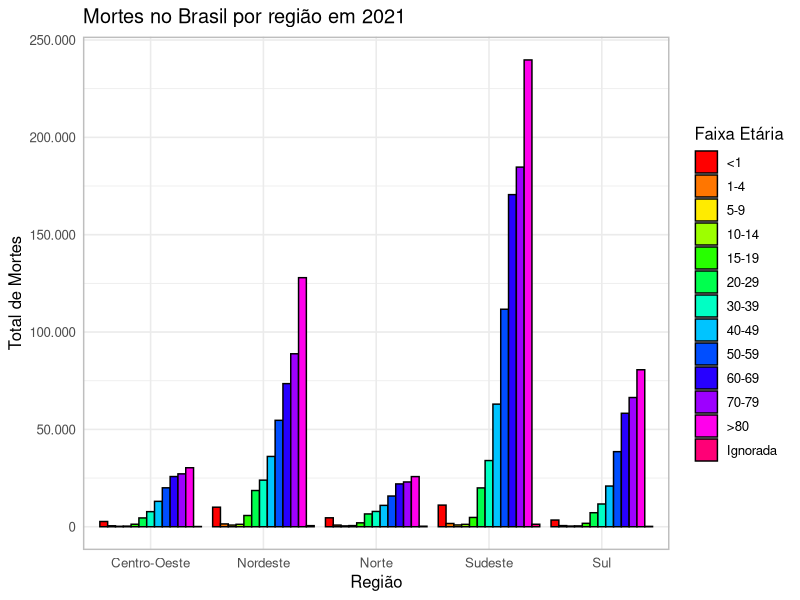
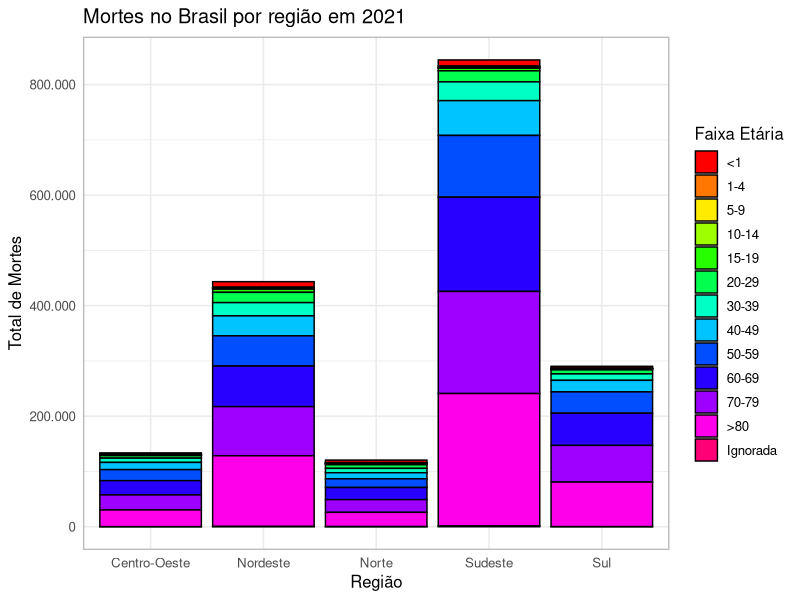
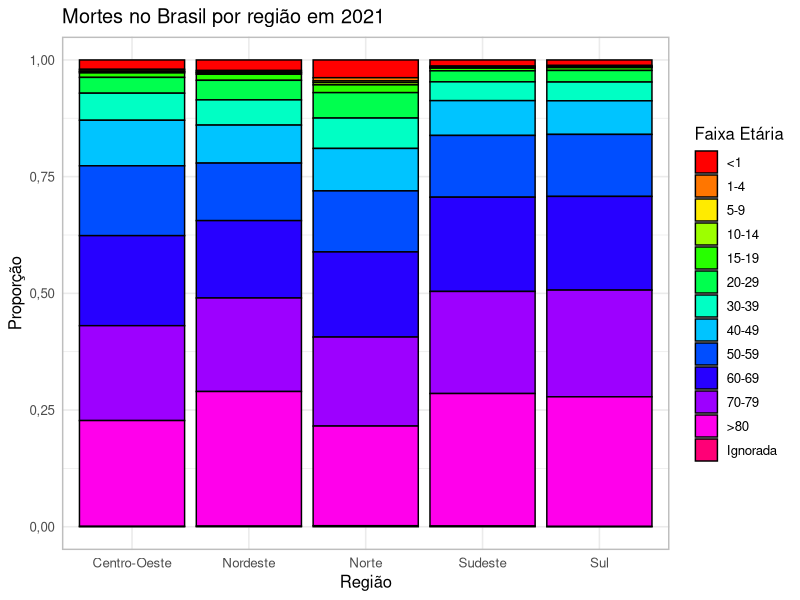
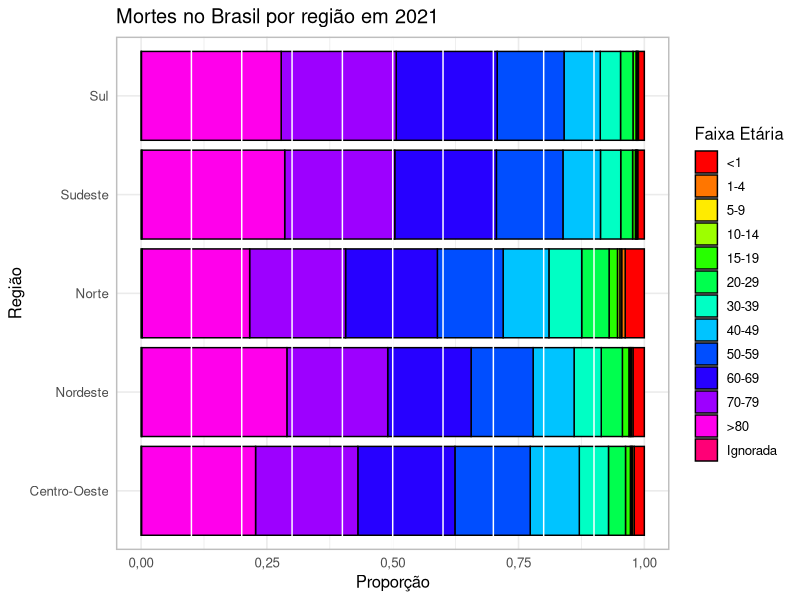
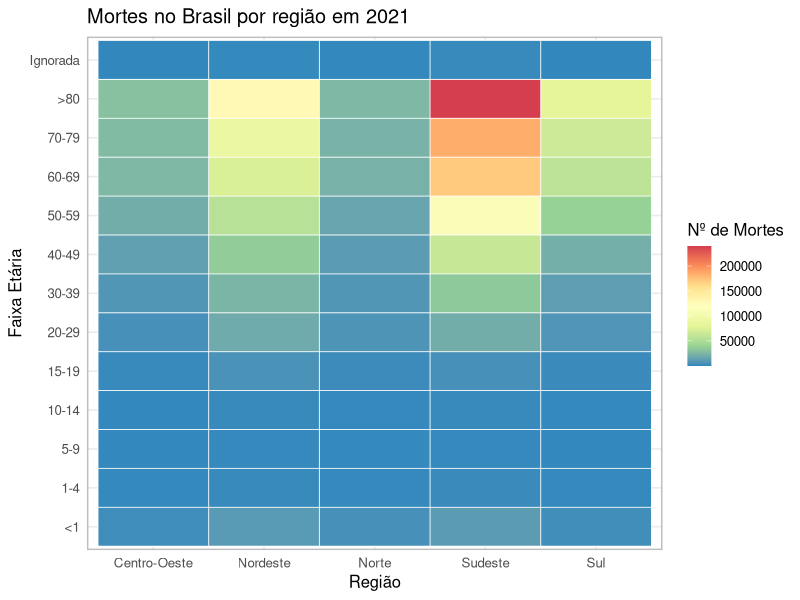
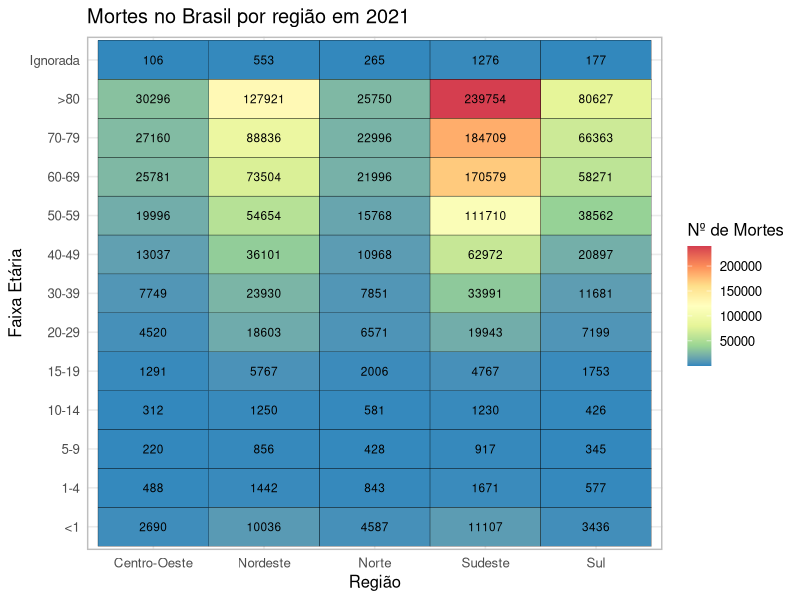

Here is the R script that generated these plots, in order:
library(ggplot2)
library(tidyverse)
library(RColorBrewer)
library(scales)

# lendo o arquivo CSV dentro da pasta 'dataset'
my.data <- read.csv("dataset/data_mortalidade_Regiao.csv", check.names = FALSE)

# removendo a linha referente ao total geral
my.data <- my.data[my.data$Região != "Total", ]

# removendo a coluna com o total geral
my.data <- my.data[, colnames(my.data) != "Total"]

# renomeando as colunas de faixa etaria para nomes mais legiveis
names(my.data) <- c("Região", "<1", "1-4", "5-9", "10-14", "15-19", "20-29",
                    "30-39", "40-49", "50-59", "60-69", "70-79", ">80", "Ignorada")

# transformando o formato dos dados para o formato longo
# agora teremos as colunas: Região, FaixaEtaria e NroMortes
my.data_long <- pivot_longer(
  my.data,
  cols = -Região,
  names_to = "FaixaEtaria",
  values_to = "NroMortes"
)

# definindo a ordem correta das faixas etarias
my.levels <- c("<1", "1-4", "5-9", "10-14", "15-19", "20-29",
               "30-39", "40-49", "50-59", "60-69", "70-79", ">80", "Ignorada")
my.data_long$FaixaEtaria <- factor(my.data_long$FaixaEtaria, levels = my.levels)

# configuraçoes padrao de tema para graficos com barras
theme_custom <- function() {
  list(
    theme_minimal(base_size = 12),
    scale_fill_manual(values = rainbow(13)),
    theme(panel.border = element_rect(color = "gray", fill = NA, linewidth = 1))
  )
}

# configuraçoes padrao de tema para heatmaps
theme_custom_heatmap <- function() {
  list(
    theme_minimal(base_size = 12),
    theme(panel.border = element_rect(color = "gray", fill = NA, linewidth = 1))
  )
}

# IMG 1 - grafico de barras agrupadas lado a lado por faixa etaria
p1 <- ggplot(my.data_long, aes(x = Região, y = NroMortes, fill = FaixaEtaria)) +
  geom_bar(stat = "identity", position = "dodge", color = "black") +
  labs(
    title = "Mortes no Brasil por região em 2021",
    x = "Região",
    y = "Total de Mortes",
    fill = "Faixa Etária"
  ) +
  scale_y_continuous(labels = scales::label_number(big.mark = ".", decimal.mark = ",")) +
  theme_custom()

ggsave("img_grafic/img1.png", p1, width = 7, height = 4, dpi = 300)

# IMG 2 - grafico de barras empilhadas
p2 <- ggplot(my.data_long, aes(x = Região, y = NroMortes, fill = FaixaEtaria)) +
  geom_bar(stat = "identity", position = "stack", color = "black") +
  labs(
    title = "Mortes no Brasil por região em 2021",
    x = "Região",
    y = "Total de Mortes",
    fill = "Faixa Etária"
  ) +
  scale_y_continuous(labels = scales::label_number(big.mark = ".", decimal.mark = ",")) +
  theme_custom()

ggsave("img_grafic/img2.png", p2, width = 7, height = 4, dpi = 300)

# IMG 3 - grafico de barras empilhadas em porcentagem
p3 <- ggplot(my.data_long, aes(x = Região, y = NroMortes, fill = FaixaEtaria)) +
  geom_bar(stat = "identity", position = "fill", color = "black") +
  labs(
    title = "Mortes no Brasil por região em 2021",
    x = "Região",
    y = "Proporção",
    fill = "Faixa Etária"
  ) +
  scale_y_continuous(labels = scales::label_number(accuracy = 0.01, decimal.mark = ",")) +
  theme_custom()

ggsave("img_grafic/img3.png", p3, width = 7, height = 4, dpi = 300)

# IMG 4 - barras empilhadas percentuais com regioes no eixo Y
p4 <- ggplot(my.data_long, aes(y = Região, x = NroMortes, fill = FaixaEtaria)) +
  geom_bar(stat = "identity", position = "fill", color = "black") +
  geom_vline(xintercept = seq(0.1, 0.9, by = 0.1), color = "white", linewidth = 0.5) +
  labs(
    title = "Mortes no Brasil por região em 2021",
    x = "Proporção",
    y = "Região",
    fill = "Faixa Etária"
  ) +
  scale_x_continuous(labels = scales::label_number(accuracy = 0.01, decimal.mark = ",")) +
  theme_custom()

ggsave("img_grafic/img4.png", p4, width = 7, height = 4, dpi = 300)

# IMG 5 - heatmap simples com geom_tile()
p5 <- ggplot(my.data_long, aes(x = Região, y = FaixaEtaria, fill = NroMortes)) +
  geom_tile() +
  geom_vline(xintercept = seq(0.5, 4.5, by = 1), color = "white", linewidth = 0.3) +
  geom_hline(yintercept = seq(0.5, 13.5, by = 1), color = "white", linewidth = 0.3) +
  scale_fill_distiller(palette = "Spectral") +
  labs(
    title = "Mortes no Brasil por região em 2021",
    x = "Região",
    y = "Faixa Etária",
    fill = "Nº de Mortes"
  ) +
  theme_custom_heatmap()

ggsave("img_grafic/img5.png", p5, width = 7, height = 4, dpi = 300)

# IMG 6 - heatmap com bordas e rotulos numericos
p6 <- ggplot(my.data_long, aes(x = Região, y = FaixaEtaria, fill = NroMortes)) +
  geom_tile(color = "black") +
  geom_text(aes(label = NroMortes), size = 3) +
  scale_fill_distiller(palette = "Spectral") +
  labs(
    title = "Mortes no Brasil por região em 2021",
    x = "Região",
    y = "Faixa Etária",
    fill = "Nº de Mortes"
  ) +
  theme_custom_heatmap()

ggsave("img_grafic/img6.png", p6, width = 7, height = 4, dpi = 300)
